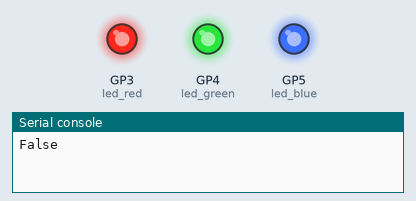
The program below on a simulated Raspberry Pi Pico running MicroPython. Shown: output pins drawn as LEDs (lit = HIGH), the last lines printed to the serial console. WiFi joins after 1.5 s.

Above: at 0.3 s.
At 1.9 s:
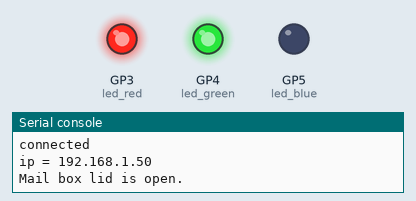
Timing chart, 0 to 3.4 s (numbered marks = the images above):
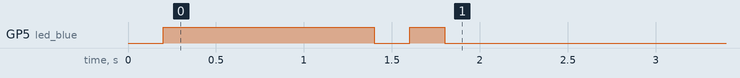

The program:

main.py
```python
import time
import machine
import network
import urequests
import os
# from machine import Pin
# import ntptime #sync time to local time over wifi

post_data = {
    "mail_lid_open": "false"
}


ssid = 'GL-MT300N-V2-731'
password = 'goodlife'

# Set up variables
check_interval_sec = 0.3
lid_sensor = machine.Pin(2, machine.Pin.IN, machine.Pin.PULL_UP)

#Status LEDs
led_red = machine.Pin(3,machine.Pin.OUT)
led_green = machine.Pin(4,machine.Pin.OUT)
led_blue = machine.Pin(5,machine.Pin.OUT)

#For Clearing out Common Anode RBG LED
led_red.value(1)
led_green.value(1)
led_blue.value(1)


def wlan_connection():
        led_blue.off()
        time.sleep(.2)
        led_blue.on()
        time.sleep(.2)

wlan = network.WLAN(network.STA_IF)
wlan.active(True)
wlan.connect(ssid, password)
# if wlan.isconnected():
#     wlan_connection()
# else:
#     raise RuntimeError('failed to connect to lan')
print(wlan.isconnected())

# Wait for connect or fail
max_wait = 10
while max_wait > 0:
    wlan_connection()
    if wlan.status() < 0 or wlan.status() >= 3:
        break
    max_wait -= 1
    print('waiting for connection...')
    time.sleep(1)

# Handle connection error
if wlan.status() != 3:
    raise RuntimeError('network connection failed')
else:
    print('connected')
    led_blue.off()
    status = wlan.ifconfig()
    print('ip = ' + status[0])

# send_mail_status = urequests.get(
#     "http://192.168.8.188:8080/mailbox-status").json()
# print(send_mail_status)

# dt = time.localtime()
# timestamp = time.timestamp(dt)
# print(int(timestamp))


#Set pins with pulse width modulation
# pwm_blue = machine.PWM(led_blue,1000)

def blink_wifi_disconnected():
    led_blue.off()
    time.sleep(.2)
    led_blue.on()
    time.sleep(.2)

# def blick_wifi_connecting():
#         led_blue.off()
#         time.sleep(5)
#         led_blue.on()
#         time.sleep(5)


# Initial value for the sensor
sensor_value = None

# Main loop
while True:
    old_value = sensor_value
    sensor_value = lid_sensor.value()
    # print(lid_sensor.value)

    # Mailbox  is open.
    if sensor_value == 1:
        if old_value != sensor_value:
            # send_mail_status = urequests.post("http://192.168.8.188:8080/mailbox-status")
            # res = urequests.post( url, headers={
            #                      'content-type': 'application/json'}, json = post_data)
            # led_out.value(1)
            print('Mail box lid is open.')
            # led_out.value(0)
            # print(res.json())

        led_green.on()

    # Mailbox  is closed.
    elif sensor_value == 0:
        if old_value != sensor_value:
            #  res = urequests.post(url, headers={
            #  'content-type': 'application/json'}, json=post_data)
            print('Mail box lid is close.')
            #  print(res.json())
        led_green.off()

    time.sleep(check_interval_sec)

# from machine import Pin, Timer

# led = Pin("LED", Pin.OUT)
# tim = Timer()
# def tick(timer):
#     global led
#     led.toggle()

# tim.init(freq=2.5, mode=Timer.PERIODIC, callback=tick)


# This example shows how to read the voltage from a LiPo battery connected to a Raspberry Pi Pico via our Pico Lipo SHIM
# and uses this reading to calculate how much charge is left in the battery.
# It then displays the info on the screen of Pico Display.
# Remember to save this code as main.py on your Pico if you want it to run automatically!

# from machine import ADC, Pin
# import time

# # change to DISPLAY_PICO_DISPLAY_2 for Pico Display 2.0
# from picographics import PicoGraphics, DISPLAY_PICO_DISPLAY
# display = PicoGraphics(display=DISPLAY_PICO_DISPLAY, rotate=0)

# display.set_backlight(0.8)

# vsys = ADC(29)                      # reads the system input voltage
# charging = Pin(24, Pin.IN)          # reading GP24 tells us whether or not USB power is connected
# conversion_factor = 3 * 3.3 / 65535

# full_battery = 4.2                  # these are our reference voltages for a full/empty battery, in volts
# empty_battery = 2.8                 # the values could vary by battery size/manufacturer so you might need to adjust them

# # Create some pen colours for drawing with
# BLACK = display.create_pen(0, 0, 0)
# GREY = display.create_pen(190, 190, 190)
# GREEN = display.create_pen(0, 255, 0)
# RED = display.create_pen(255, 0, 0)

# while True:
#     # convert the raw ADC read into a voltage, and then a percentage
#     voltage = vsys.read_u16() * conversion_factor
#     percentage = 100 * ((voltage - empty_battery) / (full_battery - empty_battery))
#     if percentage > 100:
#         percentage = 100.00

#     # draw the battery outline
#     display.set_pen(BLACK)
#     display.clear()
#     display.set_pen(GREY)
#     display.rectangle(0, 0, 220, 135)
#     display.rectangle(220, 40, 20, 55)
#     display.set_pen(GREEN)
#     display.rectangle(3, 3, 214, 129)

#     # draw a green box for the battery level
#     display.set_pen(GREEN)
#     display.rectangle(5, 5, round(210 / 100 * percentage), 125)

#     # add text
#     display.set_pen(RED)
#     if charging.value() == 1:         # if it's plugged into USB power...
#         display.text("Charging!", 15, 55, 240, 4)
#     else:                             # if not, display the battery stats
#         display.text('{:.2f}'.format(voltage) + "v", 15, 10, 240, 5)
#         display.text('{:.0f}%'.format(percentage), 15, 50, 240, 5)

#     display.update()
#     time.sleep(0.5)
```
